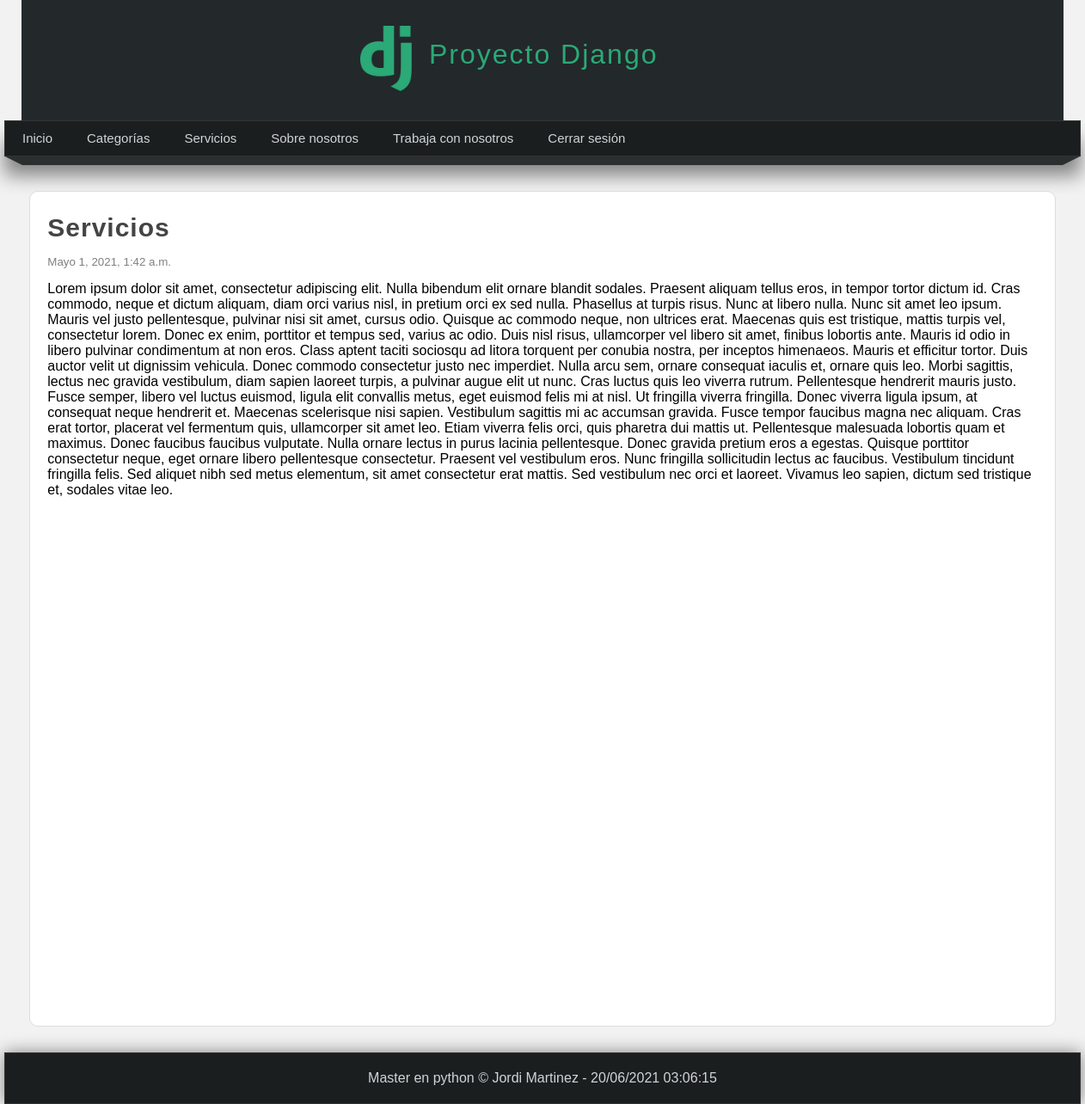
The page /pagina/servicios (signed in) on the database its author committed.
### pages/models.py (models this page shows, shortened)
class Page(models.Model):
	title = models.CharField(max_length=150,verbose_name="Titulo")
	content = RichTextField(verbose_name="Contenido")
	slug = models.CharField(unique=True,max_length=150,verbose_name="URL amigable")
	order = models.IntegerField(default=0, verbose_name="Orden")
	visible = models.BooleanField(verbose_name="¿Visible?")
	created_at = models.DateTimeField(auto_now_add = True,verbose_name="Creado el")
	updated_at = models.DateTimeField(auto_now=True,verbose_name="Actualizado el")
	class Meta:
		verbose_name = "Pagina"
		verbose_name_plural = "Paginas"

### pages/views.py (the view)
# urls.py: path('pagina/<str:slug>', views.page, name="page")
@login_required(login_url="login")
def page(request,slug):
	page = Page.objects.get(slug=slug)
	return render(request, "pages/page.html",{
		"page":page
		})

### blog/processor.py (called while the page is built)
def get_categories(request):
	ids = Article.objects.filter(public=True).values_list('categories', flat=True)
	categories = Category.objects.filter(id__in=ids).values_list('id','name')
	return{
		'categories':categories,
		'ids':ids
	}

### pages/context_proccessors.py (called while the page is built)
def get_pages(request):
	pages = Page.objects.filter(visible=True).order_by('order').values_list('id','title','slug')
	return{
		'pages':pages
	}

### pages/templates/pages/page.html (shortened to what this page needs)
{% extends 'layouts/layout.html' %}
{% block content%}
	<h1 class="title">{{page.title}}</h1>
	<small class="date">{{page.created_at}}</small>
	<p class="content">
		{{page.content|safe}}
	</p>
{% endblock %}

### mainapp/templates/layouts/layout.html (shortened to what this page needs)
{% load static %}
<!DOCTYPE html>
<html lang="es">
<head >
	<link rel="stylesheet" type="text/css" href="{% static 'css/style.css' %}" >
</head>
<body>
	<header>
		<div id="logotipo">
			<img src="{% static 'images/logo.png' %}">
			<h1>Proyecto Django</h1>
		</div>
	</header>
<nav>
	<ul>
	<li>
		<a href="{% url 'index' %}">Inicio</a>
	</li>
	{%if user.email %}
	<li>
		<a href="{% url 'list_articles' %}">Categorías</a>
	</li>
	{% for page in pages %}
	<li>
		<a href="{% url 'page' page.2 %}">{{page.1}}
		</a>
	</li>
	{% endfor %}
	<li>
		<a href="{% url 'logout' %}">Cerrar sesión</a>
	</li>
	{%endif%}
</ul>
</nav>
<div class="barra">
	<span class="esquina-izquierda"></span>
	<span class="relleno-barra"></span>
	<span class="esquina-derecha"></span>
</div>
<div id="content">
	<div class="box">
	{% block content %}{% endblock %}
</div>
</div>
<footer>
	Master en python &copy; Jordi Martinez - {% now "d/m/Y h:m:s"%}
</footer>
</body>
</html>

### mainapp/static/css/style.css (style rules this page uses)
* { margin:0px; padding: 0px; font-family: sans-serif,Arial,Helvetica; text-decoration: none; }
body { background-color: #F2F2F2; }
header { width: 1212px; height: 140px; background-color: #23282B; margin:0px auto; }
#logotipo { width: 35%; height: 130px; margin:0px auto; padding-top: 10px; }
#logotipo img { display: block; float: left; width: 60px; float: left; margin-top: 20px; }
#logotipo h1 { display: block; letter-spacing: 2px; float: left; margin-top: 35px; margin-left: 20px; font-weight: lighter; color:#2ba977; }
nav { width: 1250px; height: 40px; margin:0 auto; background-color: #1B1E1F; border: 1px solid #333333; box-shadow: 0px 22px 22px gray; font-size: 15px; }
nav > ul { list-style:none; text-decoration: none; }
nav > ul > li { line-height:40px; float: left; }
nav > ul > li > a { display: block; padding-right: 20px; padding-left: 20px; color: #d1d4d6; }
.barra { width: 1250px; margin:0 auto; }
.esquina-izquierda { display: block; border-left:20px solid transparent; border-top: 10px solid #2B2F30; float: left; }
.esquina-derecha { display: block; border-right:20px solid transparent; border-top: 10px solid #2B2F30; float: right; }
.relleno-barra { display: block; width: 1210px; height: 10px; background:#2B2F30; float: left; }
#content { width: 1212px; min-height: 930px; margin:0 auto; margin-bottom: 30px; margin-top:40px; }
.box { background:white; width: 95%; min-height: 930px; padding: 20px; border: 1px solid #ddd; border-radius: 10px; margin:0 auto; }
.title { color: #444; letter-spacing: 1px; font-size: 30px; margin-bottom: 10px; margin-top:5px; }
footer { width: 1250px; background-color: #1B1E1F; border: 1px solid #333; color:#d1d4d6; text-align: center; padding-top: 20px; padding-bottom: 20px; box-shadow: 0px 0px 20px gray; margin:0 auto; }
.date { display: block; margin-top:15px; margin-bottom:15px; color: gray; }
.content { line-height: 25px; text-align: justify; }

### rows shown on the page
Page: title "Servicios", created_at "Mayo 1, 2021, 1:42 a.m.", content "Lorem ipsum dolor sit amet, consectetur adipiscing elit. Nulla bibendum elit ornare blandit sodales. Praesent aliquam tellus eros, in tempor tortor dictum id. Cras commodo, neque et dictum aliquam, diam orci varius nisl, in pretium orci ex sed nulla. Phasellus at turpis risus. Nunc at libero nulla. Nunc sit amet leo ipsum. Mauris vel justo pellentesque, pulvinar nisi sit amet, cursus odio. Quisque ac commodo neque, non ultrices erat. Maecenas quis est tristique, mattis turpis vel, consectetur lorem. Donec ex enim, porttitor et tempus sed, varius ac odio. Duis nisl risus, ullamcorper vel libero sit amet, finibus lobortis ante. Mauris id odio in libero pulvinar condimentum at non eros. Class…"
Page: title "Sobre nosotros"
Page: title "Trabaja con nosotros"
